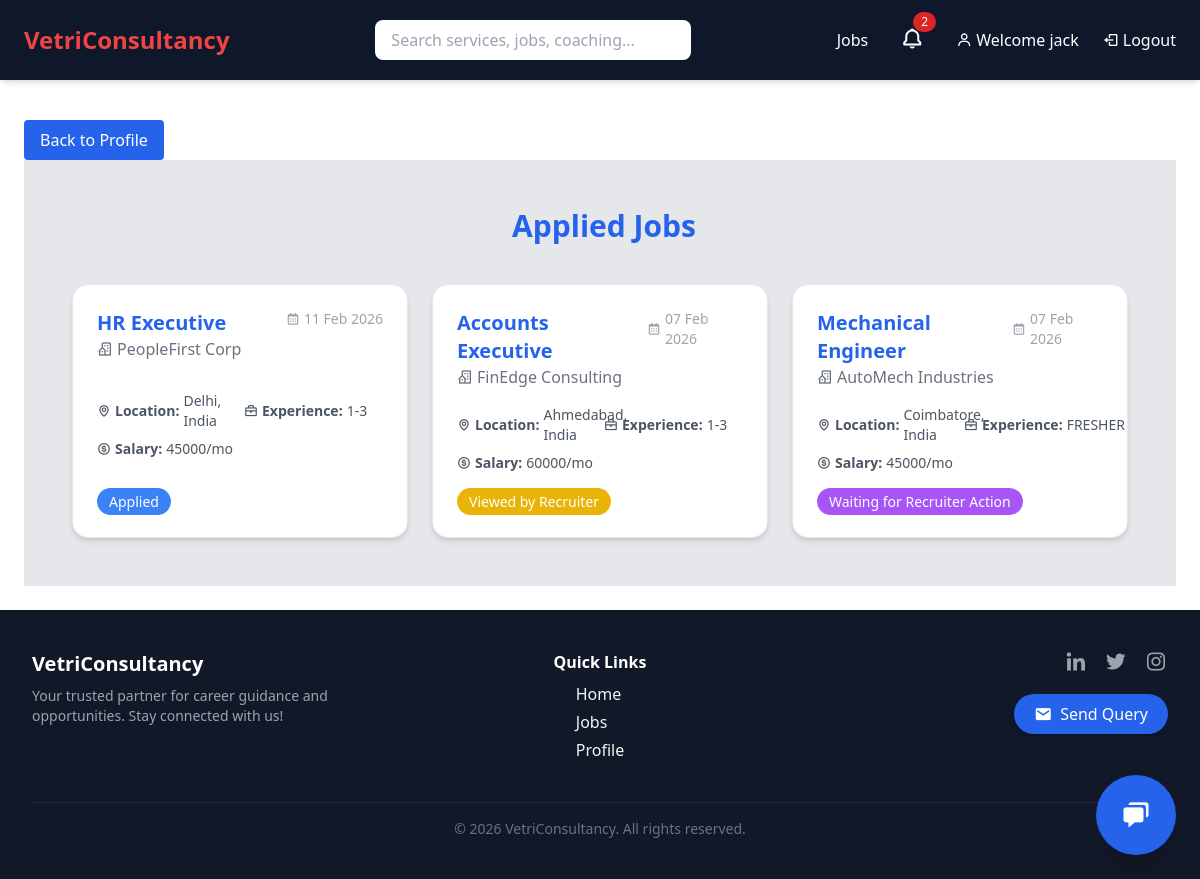
The app's page /applied-jobs/ (signed in) with its own data.
### VCS/models.py (models this page shows, shortened)
class JobApplication(models.Model):
    STATUS_CHOICES = [
        ('APPLIED', 'Applied'),
        ('VIEWED', 'Viewed by Recruiter'),
        ('WAITING', 'Waiting for Recruiter Action'),
        ('REJECTED', 'Rejected'),
        ('HIRED', 'Hired'),
    ]
    user = models.ForeignKey(User, on_delete=models.CASCADE)
    job = models.ForeignKey(Job, on_delete=models.CASCADE)
    applied_at = models.DateTimeField(auto_now_add=True)
    status = models.CharField(max_length=20, choices=STATUS_CHOICES, default='APPLIED')
    updated_at = models.DateTimeField(auto_now=True)
    resume = models.FileField(upload_to='resumes/', blank=True, null=True)
    class Meta:
        unique_together = ('user', 'job')

class Job(models.Model):
    EXPERIENCE_CHOICES = [
        ('FRESHER', 'Fresher'),
        ('1-3', '1–3 Years'),
        ('3-5', '3–5 Years'),
        ('5+', '5+ Years'),
    ]
    company_name = models.CharField(max_length=200, db_index=True)
    job_title = models.CharField(max_length=200, db_index=True)
    location = models.CharField(max_length=100, db_index=True)
    experience = models.CharField(
        max_length=10,
        choices=EXPERIENCE_CHOICES,
        db_index=True
    )
    salary_range = models.IntegerField(help_text="Monthly salary", db_index=True)
    is_remote = models.BooleanField(default=False)
    eligibility = models.TextField()
    job_description = models.TextField()
    posted_at = models.DateTimeField(auto_now_add=True, db_index=True)
    saved_by = models.ManyToManyField(User, blank=True, related_name='saved_jobs')
    applied_by = models.ManyToManyField(User, through='JobApplication', related_name='applied_jobs')
    is_exclusive = models.BooleanField(default=False)  # Pro/Pro Plus only
    priority_score = models.FloatField(default=0.0)  # For matching
    recruiter_email = models.EmailField(blank=True)  # For intros
    class Meta:
        indexes = [
            models.Index(fields=['job_title']),
            models.Index(fields=['location']),
            models.Index(fields=['experience']),
            models.Index(fields=['salary_range']),
        ]

### VCS/views.py (the view)
# urls.py: path('applied-jobs/', applied_jobs, name='applied_jobs'),
@login_required
def applied_jobs(request):
    applications = JobApplication.objects.filter(user=request.user).select_related('job').order_by('-applied_at')
    return render(request, 'applied_jobs.html', {'applications': applications})

### VCS/context_processors.py (called while the page is built)
def notification_count(request):
    if request.user.is_authenticated:
        unread_count = Notification.objects.filter(
            user=request.user,
            is_read=False
        ).count()
        latest_notifications = Notification.objects.filter(
            user=request.user
        ).order_by('-created_at')[:5]
    else:
        unread_count = 0
        latest_notifications = []
    return {
        'notification_count': unread_count,
        'latest_notifications': latest_notifications,
    }

### VCS/templates/applied_jobs.html (shortened to what this page needs)
{% extends 'base.html' %}
{% block content %}
<link href="https://unpkg.com/boxicons@2.1.4/css/boxicons.min.css" rel="stylesheet">
<a href="{% url 'profile' %}" class="mt-4 inline-block bg-blue-600 text-white px-4 py-2 rounded">Back to Profile</a>
<div class="px-4 sm:px-6 lg:px-12 py-12 bg-gray-200">
    <h1 class="text-3xl font-bold mb-10 text-center text-blue-600 flex items-center justify-center gap-2">
         Applied Jobs
    </h1>
    {% if applications %}
    <div class="max-w-7xl mx-auto grid gap-6 sm:grid-cols-1 md:grid-cols-2 lg:grid-cols-3">
        {% for app in applications %}
        <a href="{% url 'application_tracker' app.id %}" class="block group">
            <div class="bg-white border rounded-2xl p-6 shadow-md hover:shadow-xl
                        transition-transform transform hover:-translate-y-1 hover:scale-102
                        hover:bg-indigo-50 cursor-pointer h-full flex flex-col justify-between">
                <div class="flex justify-between items-start">
                    <div>
                        <h2 class="text-xl font-semibold text-blue-600 group-hover:text-indigo-600 transition">
                            {{ app.job.job_title }}
                        </h2>
                        <p class="text-gray-500 flex items-center gap-1">
                            <i class='bx bx-building-house'></i> {{ app.job.company_name }}
                        </p>
                    </div>
                    <span class="text-sm text-gray-400 flex items-center gap-1">
                        <i class='bx bx-calendar'></i> {{ app.applied_at|date:"d M Y" }}
                    </span>
                </div>
                <div class="grid md:grid-cols-2 gap-2 mt-4 text-sm text-gray-600">
                    <p class="flex items-center gap-1"><i class='bx bx-map'></i> <strong>Location:</strong> {{ app.job.location }}</p>
                    <p class="flex items-center gap-1"><i class='bx bx-briefcase'></i> <strong>Experience:</strong> {{ app.job.experience }}</p>
                    <p class="flex items-center gap-1"><i class='bx bx-dollar-circle'></i> <strong>Salary:</strong> {{ app.job.salary_range }}/mo</p>
                </div>
                <div class="mt-4">
                    <span class="
                        px-3 py-1 rounded-full text-white text-sm font-medium
                        {% if app.status == 'APPLIED' %} bg-blue-500
                        {% elif app.status == 'VIEWED' %} bg-yellow-500
                        {% elif app.status == 'WAITING' %} bg-purple-500
                        {% elif app.status == 'REJECTED' %} bg-red-500
                        {% elif app.status == 'HIRED' %} bg-green-500
                        {% endif %}">
                        {{ app.get_status_display }}
                    </span>
                </div>
            </div>
        </a>
        {% endfor %}
    </div>
    {% else %}
    <p class="text-center text-gray-500 mt-10 flex items-center justify-center gap-2">
        <i class='bx bx-info-circle text-lg'></i> You haven’t applied to any jobs yet.
    </p>
    {% endif %}
</div>
{% endblock %}

### VCS/templates/base.html (shortened to what this page needs)
<!DOCTYPE html>
<html lang="en" x-data="{ open: false, openQuery:false }">
<head>
    <script src="https://cdn.tailwindcss.com"></script>
    <link href="https://unpkg.com/boxicons@2.1.4/css/boxicons.min.css" rel="stylesheet">
    <link href="https://cdn.jsdelivr.net/npm/fullcalendar@6.1.11/index.global.min.css" rel="stylesheet">
</head>
<body class="flex flex-col min-h-screen">
    <header class="bg-slate-900 text-white px-6 py-4 flex flex-col md:flex-row md:items-center md:justify-between shadow-md">
    <div class="flex justify-between items-center w-full md:w-auto">
        <a href="/" class="text-2xl font-bold text-red-500 hover:text-red-600 transition-colors duration-200">
            VetriConsultancy
        </a>
    </div>
    <div :class="{'block': open, 'hidden': !open}" class="w-full mt-4 md:mt-0 md:flex md:items-center md:justify-between">
        <form action="/search/" method="get" class="w-full md:w-1/3 mx-auto mb-3 md:mb-0">
            <input type="text" name="q"
                   placeholder="Search services, jobs, coaching..."
                   class="w-full px-4 py-2 rounded-lg text-black focus:outline-none focus:ring-2 focus:ring-blue-500 transition shadow-sm">
        </form>
        <nav class="flex flex-col md:flex-row md:items-center space-y-2 md:space-y-0 md:space-x-6 text-sm md:text-base">
            <a href="/jobs/" class="hover:text-blue-400 transition duration-200">Jobs</a>
            {% if user.is_authenticated %}
            <div class="relative" id="notification-container">
                <button onclick="toggleNotifications()" class="relative text-2xl p-2 rounded hover:bg-slate-800 transition focus:outline-none">
                    <i class='bx bx-bell'></i>
                    {% if notification_count > 0 %}
                    <span class="absolute -top-1 -right-1 bg-red-600 text-white text-xs px-2 py-0.5 rounded-full">
                        {{ notification_count }}
                    </span>
                    {% endif %}
                </button>
            </div>
            {% if user.is_superuser or user.is_staff %}
            <a href="{% url 'admin_dashboard' %}" class="flex items-center gap-1 hover:text-yellow-400 transition duration-200">
                <i class='bx bx-tachometer'></i> Dashboard
            </a>
            {% else %}
            <a href="{% url 'profile' %}" class="flex items-center gap-1 hover:text-blue-400 transition duration-200">
                <i class='bx bx-user'></i> Welcome {{ user.username }}
            </a>
            {% endif %}
            <form method="post" action="{% url 'logout' %}" class="inline">
                <button type="submit" class="flex items-center gap-1 hover:text-red-400 transition duration-200">
                    <i class='bx bx-log-out'></i> Logout
                </button>
            </form>
            {% endif %}
        </nav>
    </div>
</header>
<main class="flex-grow px-4 md:px-6 py-6">
    {% block content %}{% endblock %}
</main>
<footer class="bg-gray-900 text-gray-100 py-10">
    <div class="max-w-7xl mx-auto px-4 sm:px-6 lg:px-8">
        <div class="grid grid-cols-1 sm:grid-cols-3 gap-8">
            <div class="flex flex-col items-center sm:items-start text-center sm:text-left">
                <h2 class="text-xl font-bold text-white mb-2">VetriConsultancy</h2>
                <p class="text-gray-400 text-sm">
                    Your trusted partner for career guidance and opportunities.
                    Stay connected with us!
                </p>
            </div>
            <div class="flex flex-col items-center">
                <h3 class="text-white font-semibold mb-2">Quick Links</h3>
                <ul class="space-y-1">
                    {% if user.is_superuser %}
                    <li><a href="/" class="hover:text-blue-500 transition-colors duration-200">Home</a></li>
                    <li><a href="/jobs" class="hover:text-blue-500 transition-colors duration-200">Jobs</a></li>
                    {% else %}
                    <li><a href="/" class="hover:text-blue-500 transition-colors duration-200">Home</a></li>
                    <li><a href="/jobs" class="hover:text-blue-500 transition-colors duration-200">Jobs</a></li>
                    <li><a href="/profile" class="hover:text-blue-500 transition-colors duration-200">Profile</a></li>
                    {% endif %}
                </ul>
            </div>
            <div class="flex flex-col items-center sm:items-end text-center sm:text-right space-y-4">
                <div class="flex space-x-4 justify-center sm:justify-end">
                    <a href="#" class="text-gray-400 hover:text-blue-600 transition-colors duration-200">
                        <i class='bx bxl-linkedin text-2xl'></i>
                    </a>
                    <a href="#" class="text-gray-400 hover:text-sky-400 transition-colors duration-200">
                        <i class='bx bxl-twitter text-2xl'></i>
                    </a>
                    <a href="#" class="text-gray-400 hover:text-pink-500 transition-colors duration-200">
                        <i class='bx bxl-instagram text-2xl'></i>
                    </a>
                </div>
                {% if user.is_authenticated and not user.is_superuser and not user.is_staff %}
                <button @click="openQuery=true"
                        class="bg-blue-600 hover:bg-blue-700 text-white px-5 py-2 rounded-full flex items-center gap-2 shadow-md hover:shadow-xl transition-all duration-300 transform hover:-translate-y-1 hover:scale-105">
                    <i class='bx bxs-envelope text-lg'></i>
                    <span class="font-medium">Send Query</span>
                </button>
                {% endif %}
            </div>
        </div>
        <div class="mt-10 border-t border-gray-800 pt-4 text-center text-gray-500 text-sm">
            © 2026 VetriConsultancy. All rights reserved.
        </div>
    </div>
</footer>
{% if user.is_authenticated and not user.is_superuser and not user.is_staff %}
<div x-data="{ openChat: false }" class="fixed bottom-6 right-6 z-50">
    <button @click="openChat = true"
        class="fixed bottom-6 right-6 w-16 h-16 sm:w-20 sm:h-20 bg-blue-600 hover:bg-blue-700 text-white rounded-full shadow-xl flex items-center justify-center transition-all duration-300 transform hover:scale-110 hover:rotate-12 animate-bounce">
    <i class='bx bxs-chat text-2xl sm:text-3xl'></i>
    </button>
</div>
{% endif %}
</body>
</html>

### records on screen
JobApplication: job.job_title "HR Executive", job.company_name "PeopleFirst Corp", applied_at "11 Feb 2026", job.location "Delhi, India", job.experience "1-3", job.salary_range "45000", status "Applied"
JobApplication: job.job_title "Accounts Executive", job.company_name "FinEdge Consulting", applied_at "07 Feb 2026", job.location "Ahmedabad, India", job.experience "1-3", job.salary_range "60000", status "Viewed by Recruiter"
JobApplication: job.job_title "Mechanical Engineer", job.company_name "AutoMech Industries", applied_at "07 Feb 2026", job.location "Coimbatore, India", job.experience "FRESHER", job.salary_range "45000", status "Waiting for Recruiter Action"

### other values on screen
{{ notification_count }} "2"
{{ user.username }} "jack"
